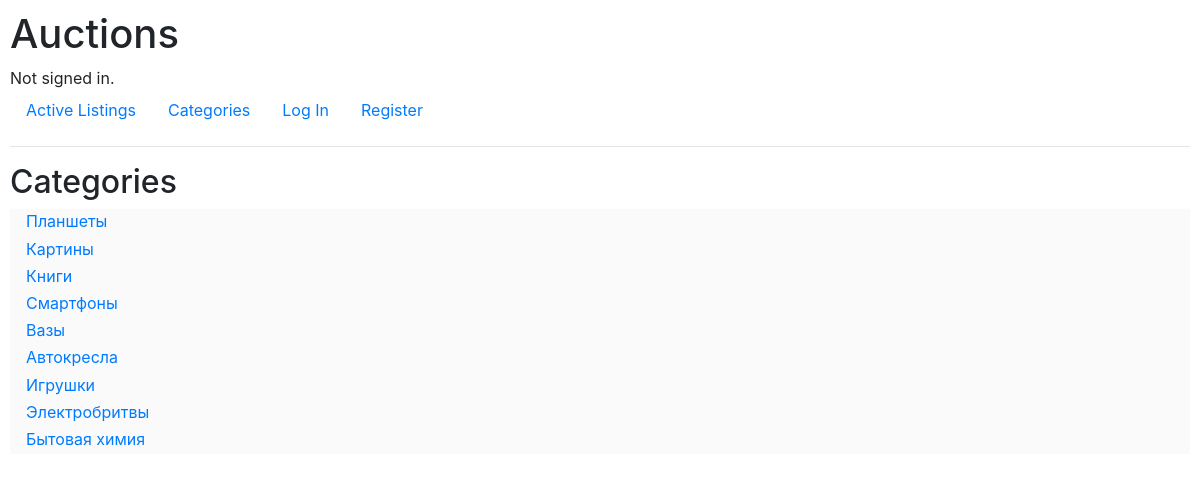
The page /categories on the database its author committed.
### auctions/models.py (models this page shows, shortened)
class Category(models.Model):
    name = models.CharField(max_length=256)

### auctions/views.py (the view)
# urls.py: path("categories", views.categories, name="categories"),
def categories(request):
    return render(request, "auctions/categories.html", {
        "categories": Category.objects.all(),
        "bids_notifications": getBidNotificationCount(request),
    })

### auctions/views.py (called while the page is built)
def getBidNotificationCount(request):
    return Notification.objects.filter(user_id=request.user.id, state=1, type=1).all().count()

### auctions/templates/auctions/categories.html
{% extends "auctions/layout.html" %}
{% block body %}
    <h2>Categories</h2>
    {% for category in categories %}
        <div class="comment">
            <a href="{% url 'category' category.id %}">{{ category.name }}</a>
        </div>
    {% endfor %}
{% endblock %}

### auctions/static/auctions/styles.css (style rules this page uses)
body { padding: 10px; }
div.comment { background-color: rgb(250,250,250); padding: 0 0 0.2rem 1rem; }

### rows shown on the page
Category: name "Планшеты"
Category: name "Картины"
Category: name "Книги"
Category: name "Смартфоны"
Category: name "Вазы"
Category: name "Автокресла"
Category: name "Игрушки"
Category: name "Электробритвы"
Category: name "Бытовая химия"
